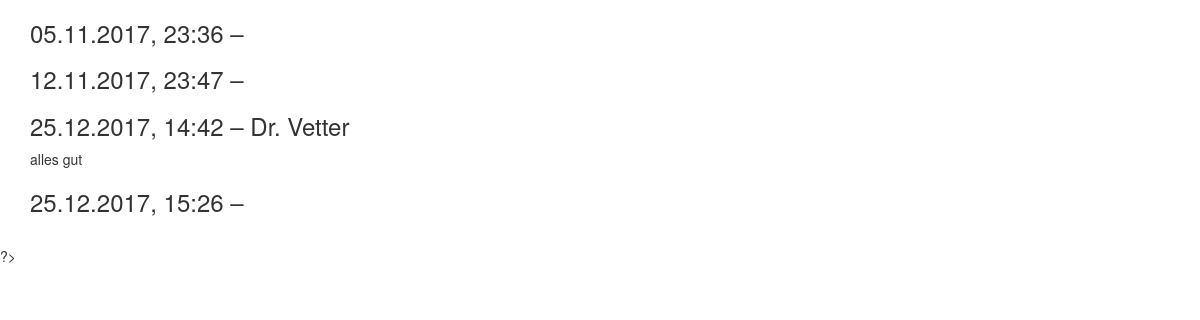
/Mainpage_Patientlist.php, run on the app's committed database.
### tables this page shows
CREATE TABLE `bericht` (
  `idbericht` int(11) NOT NULL,
  `datum` datetime DEFAULT NULL,
  `arzt` varchar(45) DEFAULT NULL,
  `beratungsanlass` varchar(45) DEFAULT NULL,
  `kommentar` varchar(5000) DEFAULT NULL,
  `auto_text` varchar(5000) DEFAULT NULL,
  `stammdaten_idstammdaten` int(11) NOT NULL
);

### Mainpage_Patientlist.php (the view, shortened to what this page needs)
<!DOCTYPE html PUBLIC "-//W3C//DTD XHTML 1.0 Transitional//EN" "http://www.w3.org/TR/xhtml1/DTD/xhtml1-transitional.dtd">
<html xmlns="http://www.w3.org/1999/xhtml">
  <link rel="stylesheet" href="https://maxcdn.bootstrapcdn.com/bootstrap/3.3.7/css/bootstrap.min.css">
</head>
<body>
<?php
$nachname=$_POST["nachname"];
$vorname=$_POST["vorname"];
$verbindung = mysqli_connect("localhost", "root", "" ,"liverweb")
or die ("Fehler im System!");
$auslesen_id="SELECT idstammdaten  FROM stammdaten WHERE nachname='$nachname' AND vorname='$vorname'";
if($stmt=mysqli_prepare($verbindung, $auslesen_id)){
mysqli_stmt_execute($stmt);
mysqli_stmt_bind_result($stmt, $idstammdaten);
}
$pdo = new PDO('mysql:host=localhost;dbname=liverweb', 'root', '');
$sql = "SELECT datum, kommentar, arzt FROM bericht WHERE stammdaten_idstammdaten='$idstammdaten'";
?>
<div class="container">
<table = class="table table-hover table-bordered">
<?php
foreach ($pdo->query($sql) as $row) {
	$datum=strtok($row['datum'], " ");
	$uhrzeit=strtok("");
	$jahr=strtok($datum,"-");
	$monat=strtok("-");
	$tag=strtok("-");
	$stunden=strtok($uhrzeit, ":");
	$minuten=strtok(":");
   echo "<div><h3>".$tag.".".$monat.".".$jahr.", ".$stunden.":".$minuten." &ndash; ".$row['arzt']."</h3><p>".$row['kommentar']."</p> </div>";
}
?>
</table>
</div>
?>
</body>
</html>

### data on the page
bericht: tag "05", monat "11", datum "2017", stunden "23", minuten "36"
bericht: tag "12", monat "11", datum "2017", stunden "23", minuten "47"
bericht: tag "25", monat "12", datum "2017", stunden "14", minuten "42", arzt "Dr. Vetter", kommentar "alles gut"
bericht: tag "25", monat "12", datum "2017", stunden "15", minuten "26"
